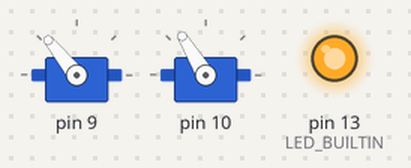
Recording of a sketch running on a simulated Arduino Uno, built with avr-gcc and run on an emulated ATmega328P. Parts: 2 × servo, output pins drawn as LEDs (lit = HIGH).

Above: at 4.2 s.
At 6.28 s:
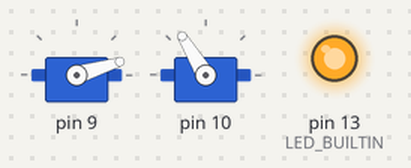
At 17.0 s:
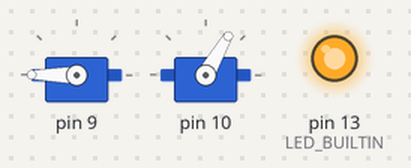
At 19.4 s:
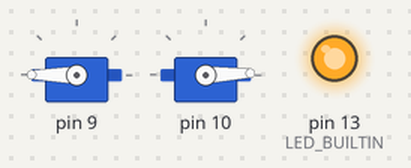
At 24.1 s:
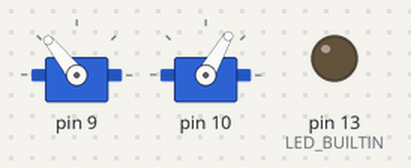
At 38.3 s:
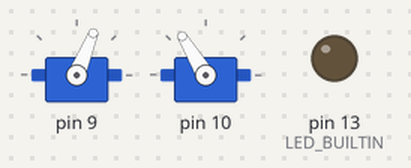
Timing chart, 0 to 40.0 s (numbered marks = the images above):
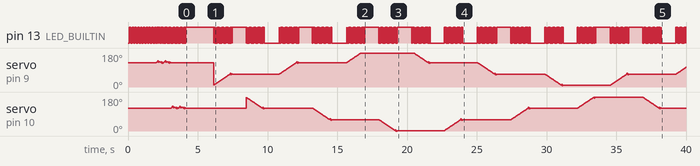

The sketch:

test-geekservo-sweep.ino
```cpp
#include <Servo.h>

const int P1 = 0;    // 35;
const int P2 = 58;   // 95;
const int P3 = 119;  // 151;
const int P4 = 176;
const int offset = 0;

#define SHAKE 4
#define DELAY 20
#define DELAY2 1000

void toggle_led() {
  static int state = -1;
  if (state == -1)
    pinMode(LED_BUILTIN, OUTPUT);
  state = !state;
  digitalWrite(LED_BUILTIN, state ? HIGH : LOW);
}

class GeekServo {
public:
  GeekServo(int pin, int offset = 0);
  void turn(int from, int to);
  void turn(int from, int to, int final_delay);

private:
  void write(int pos);
  Servo servo;
  int offset;
};

GeekServo::GeekServo(int pin, int offset = 0) {
  this->offset = offset;
  servo.attach(pin);

  const int final_delay = 5;
  const int p1 = P3;  // neutral position
  const int p2 = p1 + 5;

  // shake
  turn(p1, p2, final_delay);
  turn(p2, p1, final_delay);
  turn(p1, p2, final_delay);
  turn(p2, p1, final_delay);
}

void GeekServo::write(int pos) {
  toggle_led();
  servo.write(pos + offset);
}

void GeekServo::turn(int from, int to) {
  turn(from, to, DELAY2);
}

void GeekServo::turn(int from, int to, int final_delay) {
  from -= P1;
  to -= P1;
  from += offset;
  to += offset;

  if (from == to) {
  } else if (from < to) {
    for (int pos = from; pos <= to; pos++) {
      Serial.println("GeekServo::turn inc");
      write(pos);
      delay(DELAY);
    }
  } else {
    for (int pos = from; pos >= to; pos--) {
      Serial.println("GeekServo::turn dec");
      write(pos);
      delay(DELAY);
    }
  }

  // final shake
  for (int amp = SHAKE; amp; amp = amp / 2) {
    write(to + amp);
    delay(DELAY / 2 * amp);
    write(to - amp);
    delay(DELAY / 2 * amp);
  }
  write(to);

  delay(final_delay);  // wait for a while before next move
}

GeekServo *gs1;
GeekServo *gs2;

void setup() {
  for (int i = 0; i < 20; ++i) {
    toggle_led();
    delay(100);
  }
  gs1 = new GeekServo(9, 5);
  gs2 = new GeekServo(10, 1);
  delay(2000);  // give opportunity to start upload w/o servo consumption
}

void loop() {
  const int pause = 45;

  gs1->turn(P1, P2);
  gs2->turn(P4, P3);
  delay(pause);

  gs1->turn(P2, P3);
  gs2->turn(P3, P2);
  delay(pause);

  gs1->turn(P3, P4);
  gs2->turn(P2, P1);
  delay(pause);

  gs1->turn(P4, P3);
  gs2->turn(P1, P2);
  delay(pause);

  gs1->turn(P3, P2);
  gs2->turn(P2, P3);
  delay(pause);

  gs1->turn(P2, P1);
  gs2->turn(P3, P4);
  delay(pause);
}
```

Measured:
- by itself, pin 13 (LED_BUILTIN): HIGH → LOW at 0.20 s, → HIGH 0.10 s later, → LOW 0.10 s later, → HIGH 0.10 s later, … (1076 changes in this stretch)
